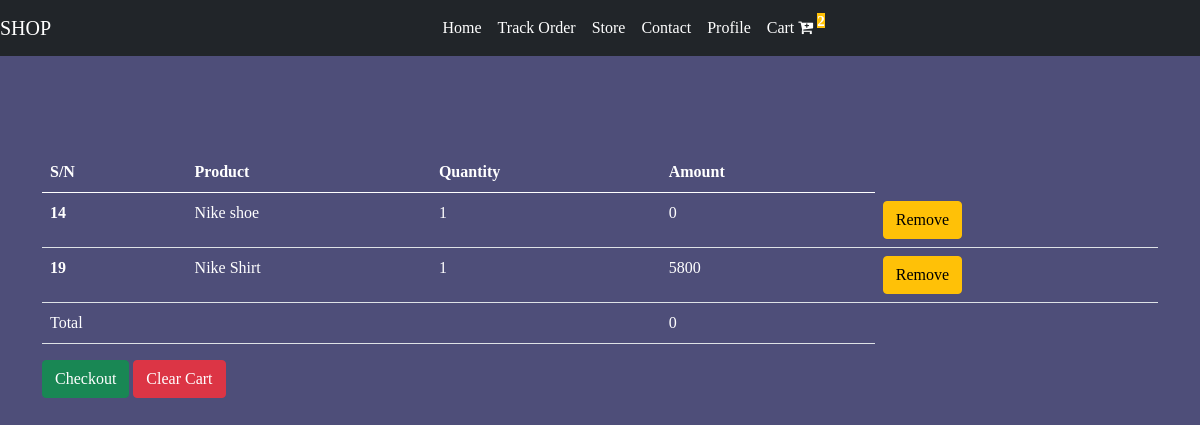
Page /cart on the earlier database version.
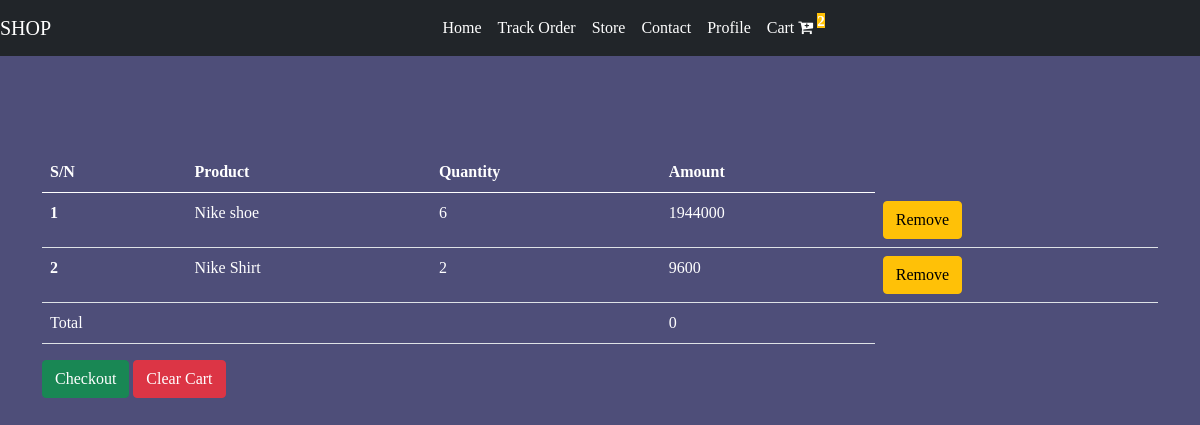
Same page on the later database version.
### apps/models.py (models this page shows, shortened)
class CartItem(models.Model):
    created_by = models.ForeignKey(User, on_delete=models.CASCADE )
    product = models.ForeignKey(Product, on_delete=models.CASCADE, related_name="product")
    amount = models.PositiveIntegerField(default=0)
    created = models.DateTimeField(auto_now_add=True)
    quantity = models.PositiveBigIntegerField(default=1)

class Product(models.Model):
    name = models.CharField(max_length=400)
    main_price = models.PositiveIntegerField()
    discounted_price = models.PositiveIntegerField()
    view_count = models.PositiveIntegerField(default=0)
    image = models.ImageField(upload_to="media/images")
    def __str__(self):
        return self.name

### apps/views.py (the view)
# urls.py: path('cart', views.cart, name="cart"),
def cart(request):
    product = Product.objects.all()
    all_cart_products = CartItem.objects.all()
    context = {}
    context['cart_products_all'] = all_cart_products
    counter = all_cart_products.count()
    context["counter"] = counter
    return render(request, "cart.html", context )

### Templates/cart.html (shortened to what this page needs)
{% load static %}
<!DOCTYPE html>
<html lang="en">
<head>
    <link rel="stylesheet" href="https://stackpath.bootstrapcdn.com/bootstrap/5.0.0-alpha1/css/bootstrap.min.css" />
    <link rel="stylesheet" href="https://cdnjs.cloudflare.com/ajax/libs/font-awesome/4.7.0/css/font-awesome.min.css" />
    <link rel="stylesheet" href="{% static 'style.css' %}" />
</head>
<header>
    <nav class="navbar navbar-expand-md navbar-dark bg-dark">
        <a class="navbar-brand ml-2" href="#">SHOP </a>
        <div class="collapse navbar-collapse" id="collapsibleNavId">
            <ul class="navbar-nav mx-auto mt-2 mt-lg-0">
                <li class="nav-item mr-5">
                    <a class="nav-link text-white" href="#">Home <span class="sr-only">(current)</span></a
            >
          </li>
          <li class="nav-item mr-5">
            <a class="nav-link text-white" href="#">Track Order</a>
                </li>
                <li class="nav-item mr-5">
                    <a class="nav-link text-white" href="#">Store</a>
                </li>
                <li class="nav-item mr-5">
                    <a class="nav-link text-white" href="#">Contact</a>
                </li>
                <li class="nav-item mr-5">
                    <a class="nav-link text-white" href="#">Profile</a>
                </li>
                <li class="nav-item">
                    <a class="nav-link text-white" href="{% url 'cart' %}">Cart
              <i class="fa fa-cart-plus" aria-hidden="true">
                <sup class="bg-warning sup">{{counter}}</sup>
              </i>
            </a>
                </li>
            </ul>
        </div>
    </nav>
</header>
<body>
    <div class="container">
        <br /><br />
        <div class="mt-5">
            <table class="table text-white">
                <thead>
                    <tr>
                        <th scope="col">S/N</th>
                        <th scope="col">Product</th>
                        <th scope="col">Quantity</th>
                        <th scope="col">Amount</th>
                    </tr>
                </thead>
                <tbody>
                    {% for i in cart_products_all %}
                    <tr>
                        <th scope="row">{{i.id}}</th>
                        <td>{{i.product}}</td>
                        <td>{{i.quantity}}</td>
                        <td>{{i.amount }}</td>
                        <td>
                            <div class="btn btn-warning">Remove</div>
                        </td>
                    </tr>
                    {% endfor %}
                    <tr>
                        <td>Total</td>
                        <td></td>
                        <td></td>
                        <td>0</td>
                    </tr>
                </tbody>
            </table>
            <div class="btn btn-success">Checkout</div>
            <div class="btn btn-danger">Clear Cart</div>
        </div>
    </div>
</body>
</html>

Differences in the rows shown:
removed CartItem: id "14", product "Nike shoe", quantity "1", amount "0"
removed CartItem: id "19", product "Nike Shirt", quantity "1", amount "5800"
added CartItem: id "1", product "Nike shoe", quantity "6", amount "1944000"
added CartItem: id "2", product "Nike Shirt", quantity "2", amount "9600"
